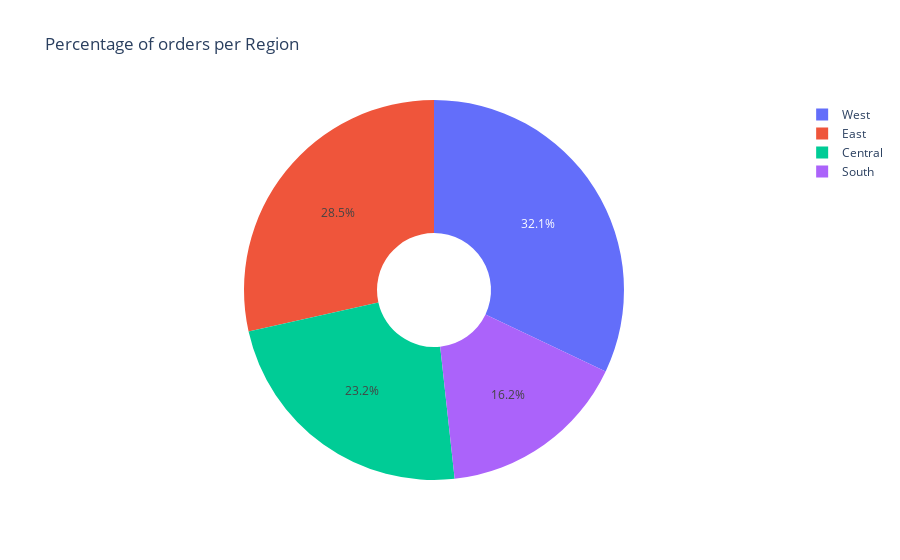

Here is the notebook cell this chart was saved with:
### Code cell
import plotly.graph_objects as go
df_pie = df.groupby('Region')['Order ID'].count().reset_index(name='count')



labels = list(df_pie.Region)
values = list(df_pie['count'])

# Use `hole` to create a donut-like pie chart
fig = go.Figure(data=[go.Pie(labels=labels, values=values, hole=.3)])
fig.update_layout(
    title_text="Percentage of orders per Region")
fig.show()

### Figure 1 — Plotly figure (JSON) as saved in the notebook; plotly's stock layout.template omitted (floating-point values rounded to 4 significant figures)
{"data": [{"hole": 0.3, "labels": ["Central", "East", "South", "West"], "type": "pie", "values": [2322, 2848, 1620, 3203]}], "layout": {"title": {"text": "Percentage of orders per Region"}}}
